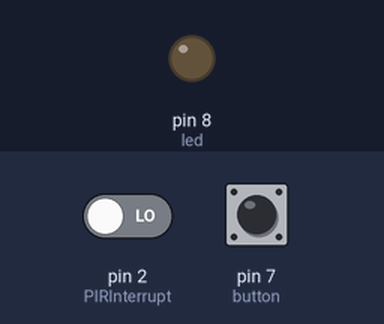
Simulated run of this sketch. Board: Arduino Uno, built with avr-gcc and run on an emulated ATmega328P. Parts: output pins drawn as LEDs (lit = HIGH). The inputs (shaded band) are chosen by the test bench; at power-on: pin 7 (button) LOW, pin 2 (PIRInterrupt) LOW. WiFi joins after 1.5 s; servers stay silent unless stated.

Above: at 3.7 s.
3.8 s: pin 7 (button) pulled HIGH for 0.15 s
At 4.9 s:
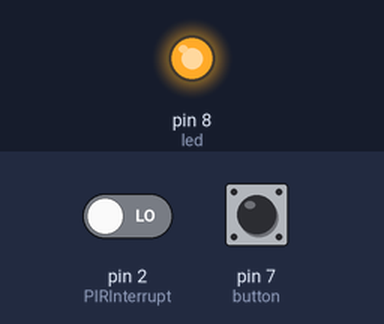
6.9 s: pin 7 (button) pulled HIGH for 1 s
At 8.0 s:
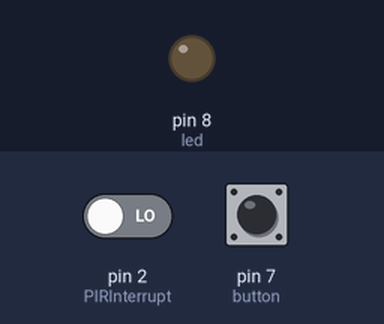
9.4 s: pin 7 (button) pulled HIGH for 3.2 s
At 10.7 s:
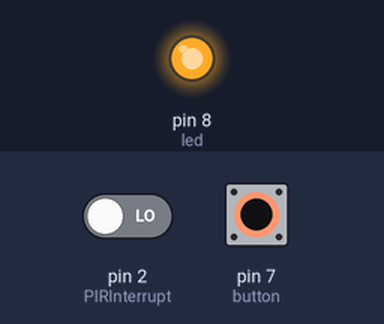
Timing chart, 0 to 12.4 s (numbered marks = the images above; inputs shaded):
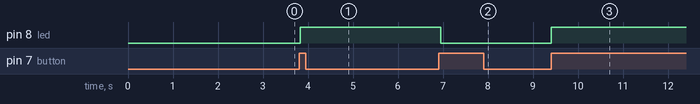

Measured:
- after the input at 3.8 s, pin 8 (led): LOW → HIGH at once
- after the input at 6.9 s, pin 8 (led): HIGH → LOW after 0.05 s
- after the input at 9.4 s, pin 8 (led): LOW → HIGH at once

The sketch:

23_Intruder_Detector_with_Notifications.ino
```cpp
/*
 * Rui Santos
 * Complete Project Details http://randomnerdtutorials.com
*/

#include <SPI.h>
#include <Ethernet.h>

// Enter a MAC address and IP address for your controller below.
// The IP address will be dependent on your local network:
byte mac[] = { 0xDE, 0xAD, 0xBE, 0xEF, 0xFE, 0xED };
IPAddress ip(192,168,1, 111);

// REPLACE THE NEXT VARIABLE WITH YOUR IFTTT MAKER CHANNEL API KEY
String iftttApiKey = "YOUR_MAKER_CHANNEL_API_KEY";

// name address for IFTTT
char server[] = "maker.ifttt.com";

// Initialize the Ethernet client library
// with the IP address and port of the server
// that you want to connect to (port 80 is default for HTTP):
EthernetClient client;

// the number of the pushbutton pin
const int button = 7;
int lastButtonState = LOW;   // the previous reading from the input pin

// the number of the LED pin
const int led = 8;

// PIR Motion Sensor is connected to D2.
int PIRInterrupt = 2;
int PIRArmed = LOW;

// Timer Variables
long lastDebounceTime = 0;
long debounceDelay = 10000;
long lastButtonDebounceTime = 0;
long debounceButtonDelay = 50;

void setup() {
  // button pin configuration
  pinMode(button, INPUT);
  // led pin configuration
  pinMode(led, OUTPUT);
  // PIR motion sensor set as an input
  pinMode(PIRInterrupt, INPUT);
  // Triggers detectMotion function on rising mode to turn the relay on, if the condition is met
  attachInterrupt(digitalPinToInterrupt(PIRInterrupt), detectMotion, RISING);
  // Open serial communications and wait for port to open:
  Serial.begin(9600);
  while (!Serial) {
    ; // wait for serial port to connect. Needed for native USB port only
  }

  // start the Ethernet connection:
  if (Ethernet.begin(mac) == 0) {
    Serial.println("Failed to configure Ethernet using DHCP");
    // try to congifure using IP address instead of DHCP:
    Ethernet.begin(mac, ip);
  }
  // give the Ethernet shield a second to initialize:
  delay(1000);

}

void loop() {
   // read the state of the switch into a variable
  int reading = digitalRead(button);

  if ((millis() - lastButtonDebounceTime) > debounceButtonDelay) {
    // whatever the reading is at, it's been there for longer
    // than the debounce delay, so take it as the actual current state:

    // if the button state has changed:
    if (reading != lastButtonState) {
      lastButtonState = reading;
      if(lastButtonState == HIGH) {
        PIRArmed = !PIRArmed;
      }
      digitalWrite(led, PIRArmed);
    }
    lastButtonDebounceTime = millis();
  }
}


void detectMotion() {
  Serial.println("Motion detected");
  if((millis() - lastDebounceTime) > debounceDelay && PIRArmed){
    // stop previous client connection, if still running
    client.stop();
    if (client.connect(server, 80)) {
      Serial.println("connected");
      // Make a HTTP request:
      client.print("GET /trigger/detect_motion/with/key/");
      client.print(iftttApiKey);
      client.println(" HTTP/1.1");
      client.println("Host: maker.ifttt.com");
      client.println("Connection: close");
      client.println();
    }
    else {
      // if you didn't get a connection to the server:
      Serial.println("connection failed");
    }
    Serial.println("Notification sent");
    lastDebounceTime = millis();
  }
}
```
